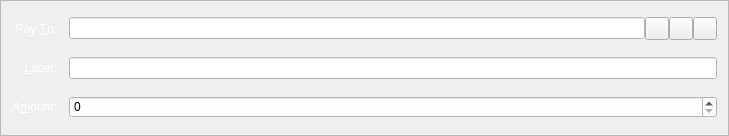
<?xml version="1.0" encoding="UTF-8"?>
<ui version="4.0">
 <class>SendCoinsEntry</class>
 <widget class="QFrame" name="SendCoinsEntry">
  <property name="geometry">
   <rect>
    <x>0</x>
    <y>0</y>
    <width>729</width>
    <height>136</height>
   </rect>
  </property>
  <property name="windowTitle">
   <string>Form</string>
  </property>
  <property name="frameShape">
   <enum>QFrame::StyledPanel</enum>
  </property>
  <property name="frameShadow">
   <enum>QFrame::Sunken</enum>
  </property>
  <layout class="QGridLayout" name="gridLayout">
   <property name="spacing">
    <number>12</number>
   </property>
   <item row="5" column="0">
    <widget class="QLabel" name="label">
     <property name="styleSheet">
      <string notr="true">color: rgb(255, 255, 255);</string>
     </property>
     <property name="text">
      <string>A&amp;mount:</string>
     </property>
     <property name="alignment">
      <set>Qt::AlignRight|Qt::AlignTrailing|Qt::AlignVCenter</set>
     </property>
     <property name="buddy">
      <cstring>payAmount</cstring>
     </property>
    </widget>
   </item>
   <item row="3" column="0">
    <widget class="QLabel" name="label_2">
     <property name="styleSheet">
      <string notr="true">color: rgb(255, 255, 255);</string>
     </property>
     <property name="text">
      <string>Pay &amp;To:</string>
     </property>
     <property name="alignment">
      <set>Qt::AlignRight|Qt::AlignTrailing|Qt::AlignVCenter</set>
     </property>
     <property name="buddy">
      <cstring>payTo</cstring>
     </property>
    </widget>
   </item>
   <item row="5" column="1">
    <widget class="BitcoinAmountField" name="payAmount">
     <property name="styleSheet">
      <string notr="true">color: rgb(0, 0, 0);
background-color: rgb(254, 254, 254);</string>
     </property>
    </widget>
   </item>
   <item row="4" column="0">
    <widget class="QLabel" name="label_4">
     <property name="styleSheet">
      <string notr="true">color: rgb(255, 255, 255);</string>
     </property>
     <property name="text">
      <string>&amp;Label:</string>
     </property>
     <property name="alignment">
      <set>Qt::AlignRight|Qt::AlignTrailing|Qt::AlignVCenter</set>
     </property>
     <property name="buddy">
      <cstring>addAsLabel</cstring>
     </property>
    </widget>
   </item>
   <item row="3" column="1">
    <layout class="QHBoxLayout" name="payToLayout">
     <property name="spacing">
      <number>0</number>
     </property>
     <item>
      <widget class="QValidatedLineEdit" name="payTo">
       <property name="toolTip">
        <string>The address to send the payment to</string>
       </property>
       <property name="styleSheet">
        <string notr="true">background-color: rgb(255, 255, 255);</string>
       </property>
       <property name="maxLength">
        <number>34</number>
       </property>
      </widget>
     </item>
     <item>
      <widget class="QToolButton" name="addressBookButton">
       <property name="toolTip">
        <string>Choose address from address book</string>
       </property>
       <property name="text">
        <string/>
       </property>
       <property name="icon">
        <iconset resource="../bitcoin.qrc">
         <normaloff>:/icons/address-book-white</normaloff>:/icons/address-book-white</iconset>
       </property>
       <property name="shortcut">
        <string>Alt+A</string>
       </property>
      </widget>
     </item>
     <item>
      <widget class="QToolButton" name="pasteButton">
       <property name="toolTip">
        <string>Paste address from clipboard</string>
       </property>
       <property name="text">
        <string/>
       </property>
       <property name="icon">
        <iconset resource="../bitcoin.qrc">
         <normaloff>:/icons/editpaste-white</normaloff>:/icons/editpaste-white</iconset>
       </property>
       <property name="shortcut">
        <string>Alt+P</string>
       </property>
      </widget>
     </item>
     <item>
      <widget class="QToolButton" name="deleteButton">
       <property name="toolTip">
        <string>Remove this recipient</string>
       </property>
       <property name="text">
        <string/>
       </property>
       <property name="icon">
        <iconset resource="../bitcoin.qrc">
         <normaloff>:/icons/remove-white</normaloff>:/icons/remove-white</iconset>
       </property>
      </widget>
     </item>
    </layout>
   </item>
   <item row="4" column="1">
    <widget class="QValidatedLineEdit" name="addAsLabel">
     <property name="toolTip">
      <string>Enter a label for this address to add it to your address book</string>
     </property>
     <property name="styleSheet">
      <string notr="true">background-color: rgb(255, 255, 255);</string>
     </property>
    </widget>
   </item>
  </layout>
 </widget>
 <customwidgets>
  <customwidget>
   <class>BitcoinAmountField</class>
   <extends>QSpinBox</extends>
   <header>bitcoinamountfield.h</header>
   <container>1</container>
  </customwidget>
  <customwidget>
   <class>QValidatedLineEdit</class>
   <extends>QLineEdit</extends>
   <header>qvalidatedlineedit.h</header>
  </customwidget>
 </customwidgets>
 <resources>
  <include location="../bitcoin.qrc"/>
 </resources>
 <connections/>
</ui>
